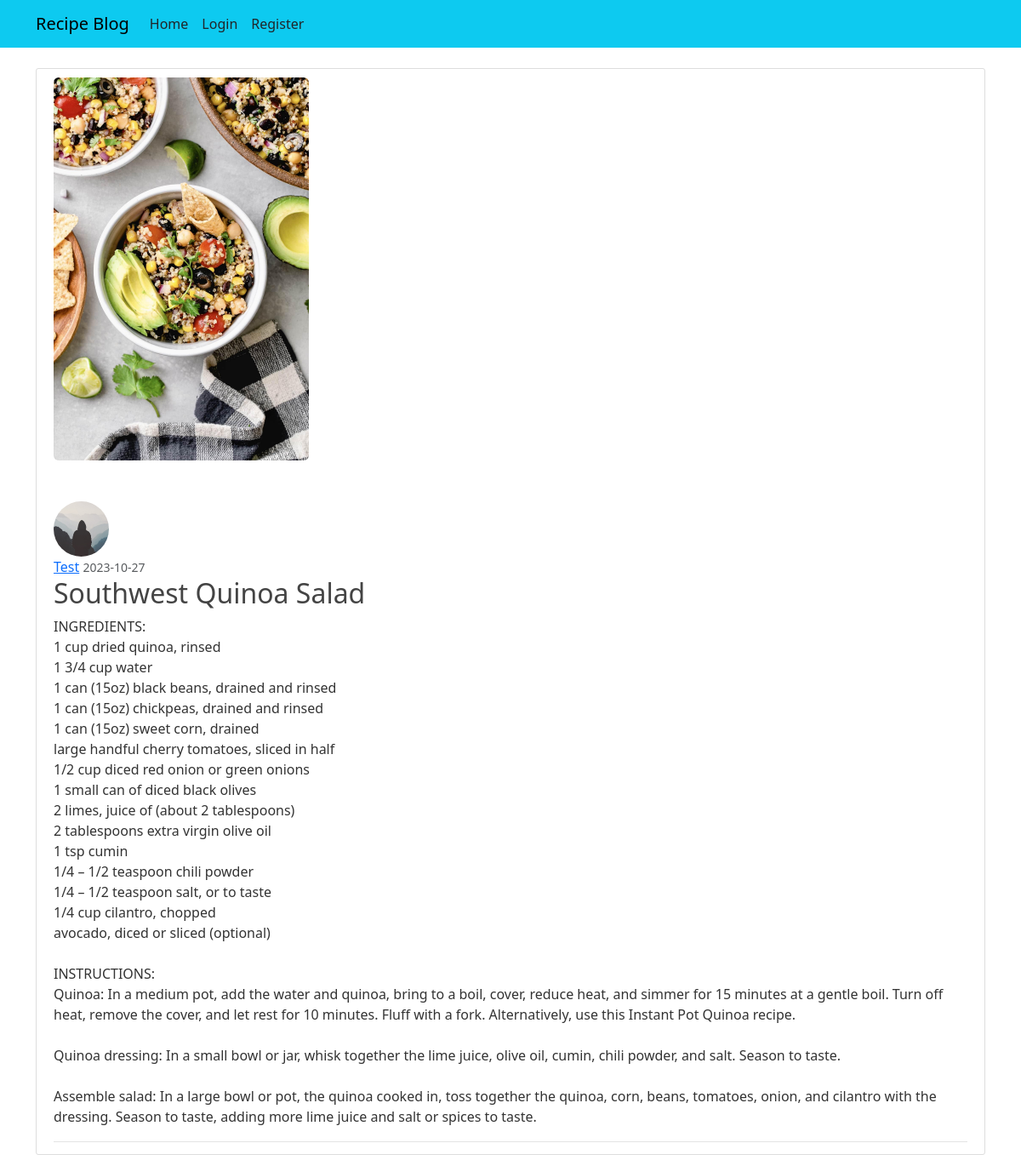
Screenshot of /post/8 with the database file from the repository.
### recipeblog/models.py (models this page shows, shortened)
class Post(db.Model):
    id = db.Column(db.Integer, primary_key=True)
    title = db.Column(db.String(100), nullable=False)
    date_posted = db.Column(db.DateTime, nullable=False,
                            default=datetime.utcnow)
    content = db.Column(db.Text, nullable=False)
    image = db.Column(db.String(20), nullable=False, default='default2.jpg')
    user_id = db.Column(db.Integer, db.ForeignKey('user.id'), nullable=False)

class User(db.Model, UserMixin):
    id = db.Column(db.Integer, primary_key=True)
    username = db.Column(db.String(20), unique=True, nullable=False)
    email = db.Column(db.String(120), unique=True, nullable=False)
    image = db.Column(db.String(20), nullable=False, default='default.jpg')
    password = db.Column(db.String(60), nullable=False)
    posts = db.relationship('Post', backref='author', lazy=True)

### recipeblog/routes.py (the view)
@app.route("/post/<int:post_id>")
def post(post_id):
    post = Post.query.get_or_404(post_id)
    return render_template('post.html', title=post.title, post=post)

### recipeblog/templates/post.html (shortened to what this page needs)
{% extends "layout.html" %}
{% block content %}
<article class="media content-section">
    <form method="POST" action="" >
        <div class="mb-5">
            <img class="rounded" src=" {{ url_for('static', filename='recipe_pics/' + post.image)  }}" width="300" ,height="300">
        </div>
        <div>
        <img class="rounded-circle article-img" src=" {{ url_for('static', filename='profile_pics/' + post.author.image)  }}">
        </div>
        <div class="media-body">
            <div class="article-metadata">
                <a class="mr-2" href="#">{{ post.author.username }}</a>
                <small class="text-muted">{{ post.date_posted.strftime('%Y-%m-%d') }}</small>
                        <h2 class="article-title">{{ post.title }}</h2>
            <p class="article-content">{{ post.content }}</p>
        </div>
    </article>
{% endblock content %}

### recipeblog/static/main.css (style rules this page uses)
body { background: #ffffff; color: #333333; margin-top: 5rem; }
h1, h2, h3, h4, h5, h6 { color: #444444; }
.content-section { background: #ffffff; padding: 10px 20px; border: 1px solid #dddddd; border-radius: 3px; margin-bottom: 20px; }
.article-title { color: #444444; }
.article-content { white-space: pre-line; }
.article-img { height: 65px; width: 65px; margin-right: 16px; }
.article-metadata { padding-bottom: 1px; margin-bottom: 4px; border-bottom: 1px solid #e3e3e3 }

### rows the page displays
Post: image (picture), date_posted "2023-10-27", title "Southwest Quinoa Salad", content "INGREDIENTS: 1 cup dried quinoa, rinsed 1 3/4 cup water 1 can (15oz) black beans, drained and rinsed 1 can (15oz) chickpeas, drained and rinsed 1 can (15oz) sweet corn, drained large handful cherry tomatoes, sliced in half 1/2 cup diced red onion or green onions 1 small can of diced black olives 2 limes, juice of (about 2 tablespoons) 2 tablespoons extra virgin olive oil 1 tsp cumin 1/4 – 1/2 teaspoon chili powder 1/4 – 1/2 teaspoon salt, or to taste 1/4 cup cilantro, chopped avocado, diced or sliced (optional) INSTRUCTIONS: Quinoa: In a medium pot, add the water and quinoa, bring to a boil, cover, reduce heat, and simmer for 15 minutes at a gentle boil. Turn off heat, remove the cover, and…"
User: image (placeholder picture), author.username "Test"
